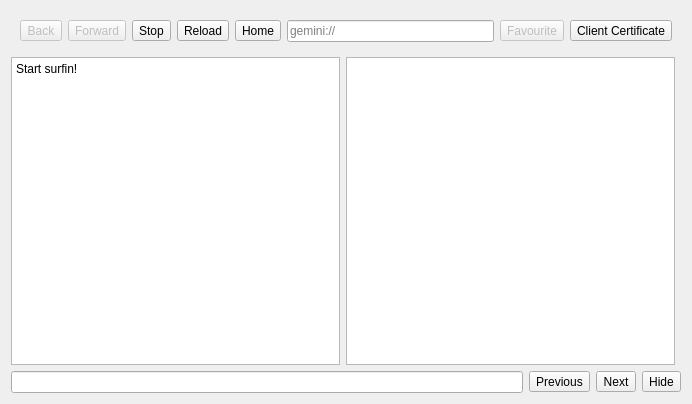
<?xml version="1.0" encoding="UTF-8"?>
<ui version="4.0">
 <class>BrowserTab</class>
 <widget class="QWidget" name="BrowserTab">
  <property name="geometry">
   <rect>
    <x>0</x>
    <y>0</y>
    <width>692</width>
    <height>404</height>
   </rect>
  </property>
  <property name="windowTitle">
   <string>Form</string>
  </property>
  <layout class="QVBoxLayout" name="layout_main">
   <item>
    <layout class="QHBoxLayout" name="layout_toolbar">
     <property name="sizeConstraint">
      <enum>QLayout::SetDefaultConstraint</enum>
     </property>
     <property name="leftMargin">
      <number>9</number>
     </property>
     <property name="topMargin">
      <number>9</number>
     </property>
     <property name="rightMargin">
      <number>9</number>
     </property>
     <property name="bottomMargin">
      <number>9</number>
     </property>
     <item>
      <widget class="QToolButton" name="back_button">
       <property name="enabled">
        <bool>false</bool>
       </property>
       <property name="toolTip">
        <string>Navigate back</string>
       </property>
       <property name="text">
        <string>Back</string>
       </property>
       <property name="icon">
        <iconset theme="go-previous"/>
       </property>
      </widget>
     </item>
     <item>
      <widget class="QToolButton" name="forward_button">
       <property name="enabled">
        <bool>false</bool>
       </property>
       <property name="toolTip">
        <string>Navigate forward</string>
       </property>
       <property name="text">
        <string>Forward</string>
       </property>
       <property name="icon">
        <iconset theme="go-next"/>
       </property>
      </widget>
     </item>
     <item>
      <widget class="QToolButton" name="stop_button">
       <property name="enabled">
        <bool>true</bool>
       </property>
       <property name="toolTip">
        <string>Stop loading</string>
       </property>
       <property name="text">
        <string>Stop</string>
       </property>
       <property name="icon">
        <iconset theme="process-stop"/>
       </property>
      </widget>
     </item>
     <item>
      <widget class="QToolButton" name="refresh_button">
       <property name="enabled">
        <bool>true</bool>
       </property>
       <property name="toolTip">
        <string>Refresh current location</string>
       </property>
       <property name="text">
        <string>Reload</string>
       </property>
       <property name="icon">
        <iconset theme="view-refresh"/>
       </property>
      </widget>
     </item>
     <item>
      <widget class="QToolButton" name="home_button">
       <property name="enabled">
        <bool>true</bool>
       </property>
       <property name="toolTip">
        <string>Kristall Home Page</string>
       </property>
       <property name="text">
        <string>Home</string>
       </property>
       <property name="icon">
        <iconset theme="go-home"/>
       </property>
      </widget>
     </item>
     <item>
      <widget class="SearchBar" name="url_bar">
       <property name="placeholderText">
        <string>gemini://</string>
       </property>
      </widget>
     </item>
     <item>
      <widget class="QToolButton" name="fav_button">
       <property name="enabled">
        <bool>false</bool>
       </property>
       <property name="toolTip">
        <string>Add/remove from favourites</string>
       </property>
       <property name="text">
        <string>Favourite</string>
       </property>
       <property name="icon">
        <iconset resource="icons.qrc">
         <normaloff>:/icons/common/favourite-off.svg</normaloff>
         <normalon>:/icons/common/favourite-on.svg</normalon>:/icons/common/favourite-off.svg</iconset>
       </property>
       <property name="checkable">
        <bool>true</bool>
       </property>
       <property name="checked">
        <bool>false</bool>
       </property>
      </widget>
     </item>
     <item>
      <widget class="QToolButton" name="enable_client_cert_button">
       <property name="toolTip">
        <string>Enable/disable client certificate for this tab</string>
       </property>
       <property name="text">
        <string>Client Certificate</string>
       </property>
       <property name="icon">
        <iconset resource="icons.qrc">
         <normaloff>:/icons/common/certificate-off.svg</normaloff>
         <normalon>:/icons/common/certificate-on.svg</normalon>:/icons/common/certificate-off.svg</iconset>
       </property>
       <property name="checkable">
        <bool>true</bool>
       </property>
      </widget>
     </item>
    </layout>
   </item>
   <item>
    <layout class="QHBoxLayout" name="horizontalLayout_2">
     <property name="sizeConstraint">
      <enum>QLayout::SetDefaultConstraint</enum>
     </property>
     <item>
      <widget class="KristallTextBrowser" name="text_browser">
       <property name="styleSheet">
        <string notr="true"/>
       </property>
       <property name="autoFormatting">
        <set>QTextEdit::AutoNone</set>
       </property>
       <property name="readOnly">
        <bool>true</bool>
       </property>
       <property name="html">
        <string>&lt;!DOCTYPE HTML PUBLIC &quot;-//W3C//DTD HTML 4.0//EN&quot; &quot;http://www.w3.org/TR/REC-html40/strict.dtd&quot;&gt;
&lt;html&gt;&lt;head&gt;&lt;meta name=&quot;qrichtext&quot; content=&quot;1&quot; /&gt;&lt;style type=&quot;text/css&quot;&gt;
p, li { white-space: pre-wrap; }
&lt;/style&gt;&lt;/head&gt;&lt;body style=&quot; font-family:'Sans Serif'; font-size:9pt; font-weight:400; font-style:normal;&quot;&gt;
&lt;p style=&quot; margin-top:0px; margin-bottom:0px; margin-left:0px; margin-right:0px; -qt-block-indent:0; text-indent:0px;&quot;&gt;Start surfin!&lt;/p&gt;&lt;/body&gt;&lt;/html&gt;</string>
       </property>
       <property name="openLinks">
        <bool>false</bool>
       </property>
      </widget>
     </item>
     <item>
      <widget class="InteractiveView" name="graphics_browser">
       <property name="interactive">
        <bool>true</bool>
       </property>
       <property name="dragMode">
        <enum>QGraphicsView::ScrollHandDrag</enum>
       </property>
       <property name="transformationAnchor">
        <enum>QGraphicsView::AnchorUnderMouse</enum>
       </property>
       <property name="resizeAnchor">
        <enum>QGraphicsView::AnchorUnderMouse</enum>
       </property>
      </widget>
     </item>
     <item>
      <widget class="MediaPlayer" name="media_browser" native="true"/>
     </item>
    </layout>
   </item>
   <item>
    <widget class="QWidget" name="search_bar" native="true">
     <layout class="QHBoxLayout" name="horizontalLayout_3">
      <property name="leftMargin">
       <number>0</number>
      </property>
      <property name="topMargin">
       <number>0</number>
      </property>
      <property name="rightMargin">
       <number>0</number>
      </property>
      <property name="bottomMargin">
       <number>0</number>
      </property>
      <item>
       <widget class="QLineEdit" name="search_box"/>
      </item>
      <item>
       <widget class="QToolButton" name="search_previous">
        <property name="text">
         <string>Previous</string>
        </property>
        <property name="icon">
         <iconset theme="go-up-search"/>
        </property>
       </widget>
      </item>
      <item>
       <widget class="QToolButton" name="search_next">
        <property name="toolTip">
         <string>Next</string>
        </property>
        <property name="text">
         <string>Next</string>
        </property>
        <property name="icon">
         <iconset theme="go-down-search"/>
        </property>
       </widget>
      </item>
      <item>
       <widget class="QToolButton" name="close_search">
        <property name="toolTip">
         <string>Hide search</string>
        </property>
        <property name="text">
         <string>Hide</string>
        </property>
        <property name="icon">
         <iconset theme="window-close"/>
        </property>
       </widget>
      </item>
     </layout>
    </widget>
   </item>
  </layout>
 </widget>
 <customwidgets>
  <customwidget>
   <class>MediaPlayer</class>
   <extends>QWidget</extends>
   <header>widgets/mediaplayer.hpp</header>
   <container>1</container>
  </customwidget>
  <customwidget>
   <class>InteractiveView</class>
   <extends>QGraphicsView</extends>
   <header location="global">interactiveview.hpp</header>
  </customwidget>
  <customwidget>
   <class>SearchBar</class>
   <extends>QLineEdit</extends>
   <header>widgets/searchbar.hpp</header>
  </customwidget>
  <customwidget>
   <class>KristallTextBrowser</class>
   <extends>QTextBrowser</extends>
   <header>widgets/kristalltextbrowser.hpp</header>
  </customwidget>
 </customwidgets>
 <resources>
  <include location="icons.qrc"/>
 </resources>
 <connections/>
</ui>
